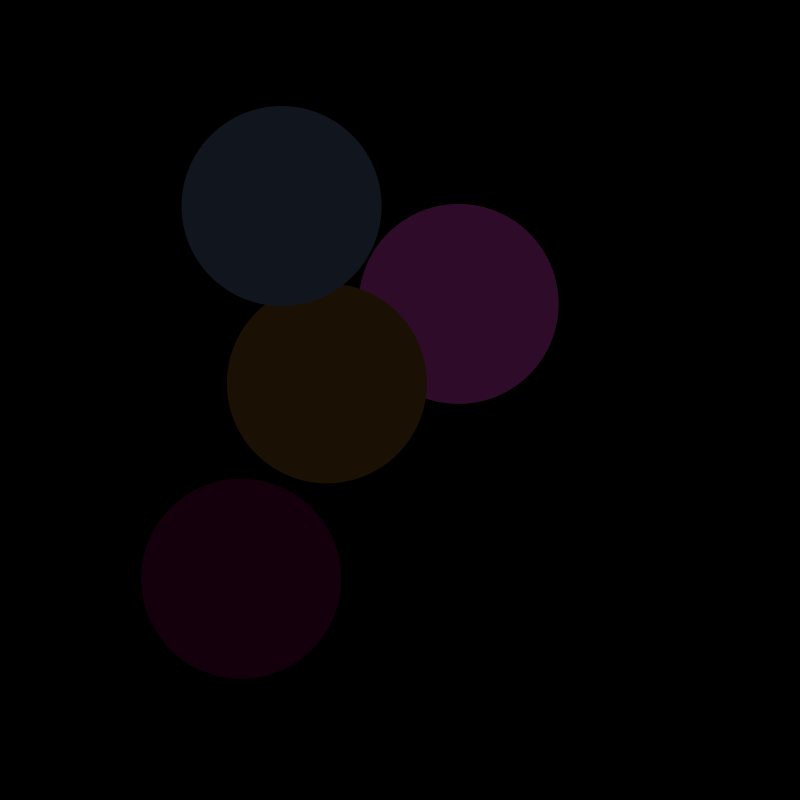
Frame 1 (no input)
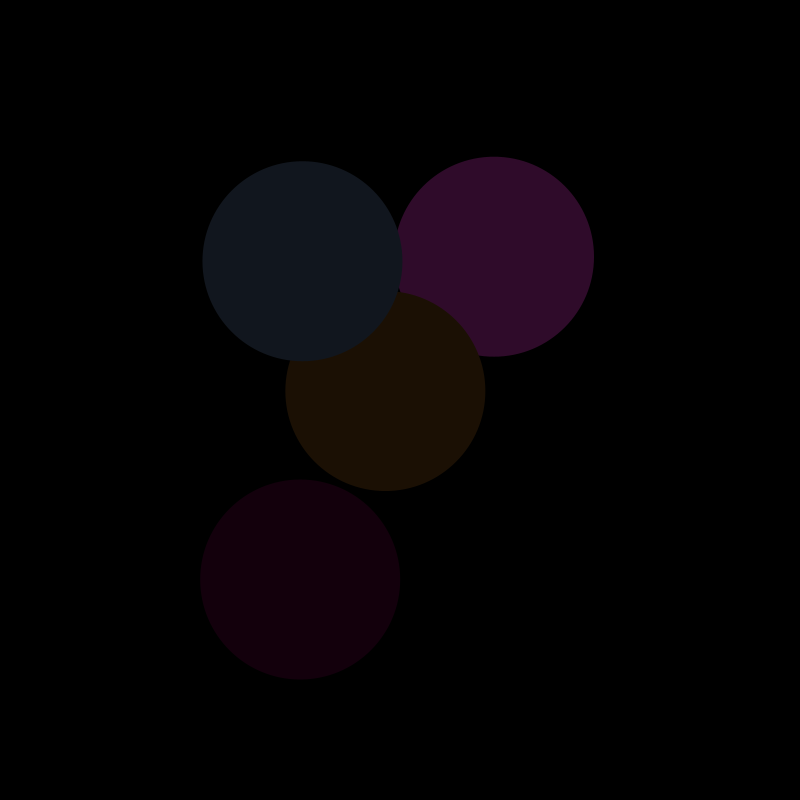
Frame 60 (the mouse pressed at the canvas centre just before this capture)
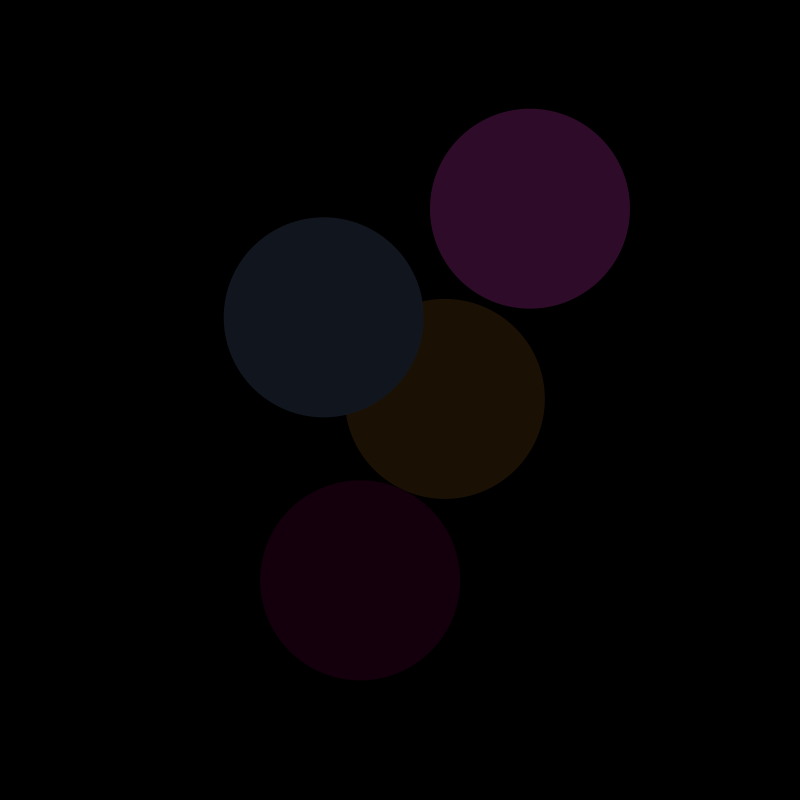
Frame 120 (the mouse held since frame 60 and released just before this capture)

The Processing sketch that drew these frames (run headless with seeded random() and noise(); from frame 60 on, the mouse is pressed at the canvas centre):

// Processing sketch: BouncyBallOOP
// ── BouncyBallOOP.pde
Ball b;                //declare a new ball called b
Ball c;                 //declare a new ball called c
Ball d;              //declare a new ball called d
Ball e;            //declare a new ball called e

void setup() {
  size(800, 800);
  b = new Ball();      //initialize b as a new object of the Ball class
  c = new Ball();       //initialize c as a new object of the Ball class
  d = new Ball();       //initialize d as a new object of the Ball class
  e = new Ball();       //initialize e as a new object of the Ball class
}

void draw() {
  background(0);
  b.display();         //call b's display() method
  c.display();         //call c's display() method
  d.display();         //call d's display() method
  e.display();          //call e's display() method
  b.move();            //call b's move() method
  c.move();          //call c's move() method
  d.move();         //call d's move() method
  e.move();         //call e's move() method
b.bounce();       //call b's bounce() method
c.bounce();       //call c's bounce() method
d.bounce();        //call d's bounce() method
e.bounce();          //call e's bounce() method


}
// ── Ball.pde
class Ball {
  //declaring all information (fields) contained within the Ball class
  PVector loc, vel;
  int diam;
  color c;

  //this is a constructor. you can have more than one constructor for a given class
  Ball() {
    diam = 200;
    loc = new PVector(random(diam, width-diam), random(diam, height-diam));
    vel = PVector.random2D();
    c = color(random(50), random(50), random(50));
  }

  //after declaring fields and setting up constructors, you can define your methods
  void display() {
    fill(c);
    noStroke();
    ellipse(loc.x, loc.y, diam, diam);
  }
  void move() {
    loc.add(vel);
  }
void bounce(){
 if(loc.x + diam/2 > width){
   vel.x = -abs(vel.x);
 }
 if(loc.x - diam/2 < 0){
   vel.x = abs(vel.x);
 }
 if(loc.y + diam/2> height){
  vel.y = -abs(vel.y); 
   
 }
if(loc.y - diam/2< 0){
  vel.y = abs(vel.y);

}
}
}
